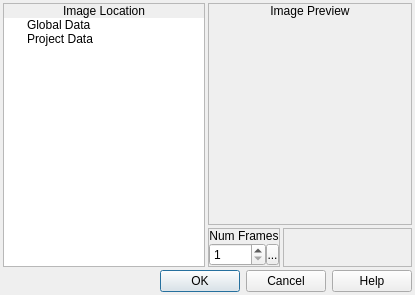
<?xml version="1.0" encoding="UTF-8"?>
<ui version="4.0">
 <class>BattleSpriteImageBrowser</class>
 <widget class="QDialog" name="BattleSpriteImageBrowser">
  <property name="geometry">
   <rect>
    <x>0</x>
    <y>0</y>
    <width>415</width>
    <height>295</height>
   </rect>
  </property>
  <property name="windowTitle">
   <string>Battle Sprite Image Browser</string>
  </property>
  <property name="windowIcon">
   <iconset resource="gui_icons.qrc">
    <normaloff>:/icons/openrpgmaker.png</normaloff>:/icons/openrpgmaker.png</iconset>
  </property>
  <property name="styleSheet">
   <string notr="true">.QFrame
{
	border-width: 1px;
	border-style: solid;
	border-color: palette(window-text);
}

.QFrame&gt;QLabel
{
	border-width: 0px;
	background-color: palette(window-text);
	color: palette(window);
	font-weight: bold;
}

.QFrame&gt;QCheckBox
{
	background-color: palette(window-text);
	border-width: 0px;
	border-style: none;
	color: palette(window);
	spacing: 3px;
	font-weight: bold;
	padding: 0px 0px 0px 3px;
}

.QFrame&gt;QCheckBox::indicator
{
	min-width: 8px;
	max-width: 8px;
	min-height: 8px;
	max-height: 8px;
	width: 8px;
	height: 8px;
	border-width: 2px;
	border-radius: 0px;
	border-style: ridge;
	border-color: palette(mid);
}

.QFrame&gt;QCheckBox::indicator:unchecked
{
	background-color: palette(base);
}

.QFrame&gt;QCheckBox::indicator:checked
{
	background-color: palette(window-text);
}

.QFrame&gt;QCheckBox::indicator:hover
{
	border-color: palette(highlight);
}</string>
  </property>
  <layout class="QVBoxLayout" name="verticalLayout_7">
   <property name="spacing">
    <number>3</number>
   </property>
   <property name="margin">
    <number>3</number>
   </property>
   <item>
    <layout class="QHBoxLayout" name="horizontalLayout_3">
     <property name="spacing">
      <number>3</number>
     </property>
     <item>
      <widget class="QFrame" name="frame">
       <property name="sizePolicy">
        <sizepolicy hsizetype="Fixed" vsizetype="Preferred">
         <horstretch>0</horstretch>
         <verstretch>0</verstretch>
        </sizepolicy>
       </property>
       <property name="frameShape">
        <enum>QFrame::StyledPanel</enum>
       </property>
       <property name="frameShadow">
        <enum>QFrame::Raised</enum>
       </property>
       <layout class="QVBoxLayout" name="verticalLayout">
        <property name="spacing">
         <number>0</number>
        </property>
        <property name="margin">
         <number>0</number>
        </property>
        <item>
         <widget class="QLabel" name="label">
          <property name="sizePolicy">
           <sizepolicy hsizetype="Preferred" vsizetype="Fixed">
            <horstretch>0</horstretch>
            <verstretch>0</verstretch>
           </sizepolicy>
          </property>
          <property name="text">
           <string>Image Location</string>
          </property>
          <property name="alignment">
           <set>Qt::AlignCenter</set>
          </property>
         </widget>
        </item>
        <item>
         <widget class="QWidget" name="widget_4" native="true">
          <layout class="QVBoxLayout" name="verticalLayout_2">
           <property name="spacing">
            <number>0</number>
           </property>
           <property name="margin">
            <number>0</number>
           </property>
           <item>
            <widget class="QTreeWidget" name="twFiles">
             <property name="sizePolicy">
              <sizepolicy hsizetype="Preferred" vsizetype="Preferred">
               <horstretch>0</horstretch>
               <verstretch>0</verstretch>
              </sizepolicy>
             </property>
             <property name="minimumSize">
              <size>
               <width>200</width>
               <height>0</height>
              </size>
             </property>
             <property name="maximumSize">
              <size>
               <width>200</width>
               <height>16777215</height>
              </size>
             </property>
             <property name="frameShape">
              <enum>QFrame::NoFrame</enum>
             </property>
             <property name="iconSize">
              <size>
               <width>16</width>
               <height>16</height>
              </size>
             </property>
             <attribute name="headerVisible">
              <bool>false</bool>
             </attribute>
             <column>
              <property name="text">
               <string>1</string>
              </property>
             </column>
             <item>
              <property name="text">
               <string>Global Data</string>
              </property>
              <property name="icon">
               <iconset resource="gui_icons.qrc">
                <normaloff>:/icons/folder.png</normaloff>:/icons/folder.png</iconset>
              </property>
             </item>
             <item>
              <property name="text">
               <string>Project Data</string>
              </property>
              <property name="icon">
               <iconset resource="gui_icons.qrc">
                <normaloff>:/icons/folder.png</normaloff>:/icons/folder.png</iconset>
              </property>
             </item>
            </widget>
           </item>
          </layout>
         </widget>
        </item>
       </layout>
      </widget>
     </item>
     <item>
      <widget class="QWidget" name="widget_5" native="true">
       <layout class="QVBoxLayout" name="verticalLayout_6">
        <property name="spacing">
         <number>3</number>
        </property>
        <property name="margin">
         <number>0</number>
        </property>
        <item>
         <widget class="QFrame" name="frame_2">
          <property name="frameShape">
           <enum>QFrame::StyledPanel</enum>
          </property>
          <property name="frameShadow">
           <enum>QFrame::Raised</enum>
          </property>
          <layout class="QVBoxLayout" name="verticalLayout_3">
           <property name="spacing">
            <number>0</number>
           </property>
           <property name="margin">
            <number>0</number>
           </property>
           <item>
            <widget class="QLabel" name="label_2">
             <property name="sizePolicy">
              <sizepolicy hsizetype="Preferred" vsizetype="Fixed">
               <horstretch>0</horstretch>
               <verstretch>0</verstretch>
              </sizepolicy>
             </property>
             <property name="text">
              <string>Image Preview</string>
             </property>
             <property name="alignment">
              <set>Qt::AlignCenter</set>
             </property>
            </widget>
           </item>
           <item>
            <widget class="QWidget" name="widget_2" native="true">
             <layout class="QVBoxLayout" name="verticalLayout_4">
              <property name="spacing">
               <number>0</number>
              </property>
              <property name="margin">
               <number>0</number>
              </property>
              <item>
               <widget class="QScrollArea" name="scrollArea">
                <property name="minimumSize">
                 <size>
                  <width>200</width>
                  <height>200</height>
                 </size>
                </property>
                <property name="frameShape">
                 <enum>QFrame::NoFrame</enum>
                </property>
                <property name="widgetResizable">
                 <bool>true</bool>
                </property>
                <property name="alignment">
                 <set>Qt::AlignCenter</set>
                </property>
                <widget class="QWidget" name="scrollAreaWidgetContents">
                 <property name="geometry">
                  <rect>
                   <x>92</x>
                   <y>92</y>
                   <width>16</width>
                   <height>16</height>
                  </rect>
                 </property>
                 <property name="sizePolicy">
                  <sizepolicy hsizetype="Fixed" vsizetype="Fixed">
                   <horstretch>0</horstretch>
                   <verstretch>0</verstretch>
                  </sizepolicy>
                 </property>
                 <layout class="QVBoxLayout" name="verticalLayout_8">
                  <property name="spacing">
                   <number>0</number>
                  </property>
                  <property name="margin">
                   <number>0</number>
                  </property>
                  <item>
                   <widget class="QLabel" name="lblPreview">
                    <property name="sizePolicy">
                     <sizepolicy hsizetype="Fixed" vsizetype="Fixed">
                      <horstretch>0</horstretch>
                      <verstretch>0</verstretch>
                     </sizepolicy>
                    </property>
                    <property name="text">
                     <string/>
                    </property>
                   </widget>
                  </item>
                 </layout>
                </widget>
               </widget>
              </item>
             </layout>
            </widget>
           </item>
          </layout>
         </widget>
        </item>
        <item>
         <widget class="QWidget" name="widget" native="true">
          <property name="sizePolicy">
           <sizepolicy hsizetype="Preferred" vsizetype="Fixed">
            <horstretch>0</horstretch>
            <verstretch>0</verstretch>
           </sizepolicy>
          </property>
          <layout class="QHBoxLayout" name="horizontalLayout_2">
           <property name="spacing">
            <number>3</number>
           </property>
           <property name="margin">
            <number>0</number>
           </property>
           <item>
            <widget class="QFrame" name="frame_3">
             <property name="sizePolicy">
              <sizepolicy hsizetype="Fixed" vsizetype="Fixed">
               <horstretch>0</horstretch>
               <verstretch>0</verstretch>
              </sizepolicy>
             </property>
             <property name="frameShape">
              <enum>QFrame::StyledPanel</enum>
             </property>
             <property name="frameShadow">
              <enum>QFrame::Raised</enum>
             </property>
             <layout class="QVBoxLayout" name="verticalLayout_5">
              <property name="spacing">
               <number>0</number>
              </property>
              <property name="margin">
               <number>0</number>
              </property>
              <item>
               <widget class="QLabel" name="label_3">
                <property name="sizePolicy">
                 <sizepolicy hsizetype="Preferred" vsizetype="Fixed">
                  <horstretch>0</horstretch>
                  <verstretch>0</verstretch>
                 </sizepolicy>
                </property>
                <property name="text">
                 <string>Num Frames</string>
                </property>
                <property name="alignment">
                 <set>Qt::AlignCenter</set>
                </property>
               </widget>
              </item>
              <item>
               <widget class="QWidget" name="widget_3" native="true">
                <layout class="QHBoxLayout" name="horizontalLayout">
                 <property name="spacing">
                  <number>0</number>
                 </property>
                 <property name="margin">
                  <number>0</number>
                 </property>
                 <item>
                  <widget class="QSpinBox" name="sbNumFrames">
                   <property name="minimum">
                    <number>1</number>
                   </property>
                   <property name="maximum">
                    <number>24</number>
                   </property>
                  </widget>
                 </item>
                 <item>
                  <widget class="SpinBoxSideButton" name="bNumFramesSideButton">
                   <property name="minimumSize">
                    <size>
                     <width>13</width>
                     <height>21</height>
                    </size>
                   </property>
                   <property name="maximumSize">
                    <size>
                     <width>13</width>
                     <height>21</height>
                    </size>
                   </property>
                   <property name="text">
                    <string>...</string>
                   </property>
                   <property name="icon">
                    <iconset resource="gui_icons.qrc">
                     <normaloff>:/icons/spinBoxSideButton.png</normaloff>:/icons/spinBoxSideButton.png</iconset>
                   </property>
                   <property name="iconSize">
                    <size>
                     <width>8</width>
                     <height>16</height>
                    </size>
                   </property>
                  </widget>
                 </item>
                </layout>
               </widget>
              </item>
             </layout>
            </widget>
           </item>
           <item>
            <widget class="QFrame" name="frame_4">
             <property name="frameShape">
              <enum>QFrame::StyledPanel</enum>
             </property>
             <property name="frameShadow">
              <enum>QFrame::Raised</enum>
             </property>
            </widget>
           </item>
          </layout>
         </widget>
        </item>
       </layout>
      </widget>
     </item>
    </layout>
   </item>
   <item>
    <widget class="QDialogButtonBox" name="buttonBox">
     <property name="orientation">
      <enum>Qt::Horizontal</enum>
     </property>
     <property name="standardButtons">
      <set>QDialogButtonBox::Cancel|QDialogButtonBox::Help|QDialogButtonBox::Ok</set>
     </property>
    </widget>
   </item>
  </layout>
 </widget>
 <customwidgets>
  <customwidget>
   <class>SpinBoxSideButton</class>
   <extends>QToolButton</extends>
   <header>spinboxsidebutton.h</header>
  </customwidget>
 </customwidgets>
 <resources>
  <include location="gui_icons.qrc"/>
 </resources>
 <connections>
  <connection>
   <sender>buttonBox</sender>
   <signal>accepted()</signal>
   <receiver>BattleSpriteImageBrowser</receiver>
   <slot>accept()</slot>
   <hints>
    <hint type="sourcelabel">
     <x>248</x>
     <y>254</y>
    </hint>
    <hint type="destinationlabel">
     <x>157</x>
     <y>274</y>
    </hint>
   </hints>
  </connection>
  <connection>
   <sender>buttonBox</sender>
   <signal>rejected()</signal>
   <receiver>BattleSpriteImageBrowser</receiver>
   <slot>reject()</slot>
   <hints>
    <hint type="sourcelabel">
     <x>316</x>
     <y>260</y>
    </hint>
    <hint type="destinationlabel">
     <x>286</x>
     <y>274</y>
    </hint>
   </hints>
  </connection>
 </connections>
</ui>
